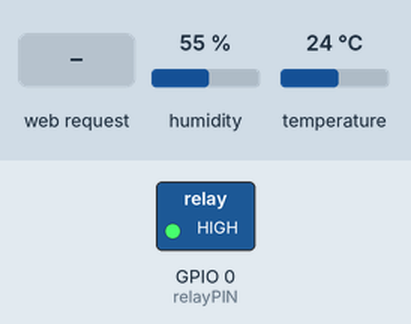
Simulated run of this sketch. Board: ESP8266 (NodeMCU). On the bench: switched loads named in the sketch (green lamp = pin HIGH). The inputs (shaded band) are chosen by the test bench; at power-on: humidity 55 %, temperature 24 °C. WiFi joins after 1.5 s; servers stay silent unless stated; what the sketch prints to the serial monitor is not drawn.

Above: at 2.7 s.
2.8 s: HTTP request GET /relay?cmd=on received
At 3.4 s:
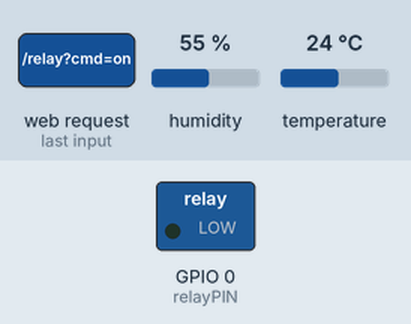
5.8 s: HTTP request GET /relay?cmd=off received
At 6.9 s:
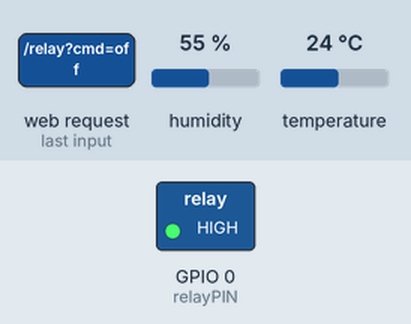
Timing chart, 0 to 8.8 s (numbered marks = the images above; inputs shaded):
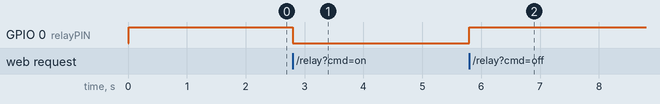

The sketch:

esp01_relaycontrol_app_dht11.ino
```cpp
//Follow me at https://web.facebook.com/kae.digitalsolutions
//Author:Ali Muntaha

//Hardware dapat dibeli disini:

//https://shopee.co.id/product/169084802/24064620899
//Saklar listrik dengan aplikasi smartphone android 220V 10A satu chanel

//https://shopee.co.id/product/169084802/25814164085
//Paket Esp01+relay+power supply 220v+box+kabel+connector komplit tinggal merakit DIY cocok untuk belajar merakit sendiri

//https://shopee.co.id/product/169084802/25264108902
//ESP8266 wifi dengan Relay esp01+relay+aplikasi relay control dan source code esp Esp01

//********************************************************************//


#include <ESP8266WiFi.h>
#include "DHT.h"
#define DHT11PIN 2  // 2=>GPIO0 ESP01
#define DHTTYPE DHT11
DHT dht(DHT11PIN, DHTTYPE);
long lastMsg = 0;

//change with your parameter
String model="SWITCH_TEMP";
String mcode ="0001";
String scode =model+mcode;
String ver="1.0.1";
String ver_relay="4.0";  //Change with 1.0 or 4.0 , 1.0=active high, 4.0=active low (with opto)

const char* ssid = "YOUR_SSID";//type your ssid
const char* password = "WIFI_PASSWORD";//type your password

int relayPIN = 0; // GPIO.0 of ESP01S

WiFiServer server(80);

void setup() {
      Serial.begin(115200);
      delay(10);

      pinMode(relayPIN, OUTPUT);
      digitalWrite(relayPIN, HIGH);

      dht.begin();   //DHT Begin

      // Connect to WiFi network
      Serial.println();
      Serial.println();
      Serial.print("Connecting to ");
      Serial.println(ssid);

      WiFi.mode(WIFI_STA);
      WiFi.hostname(scode);
      delay(10);

      WiFi.begin(ssid, password);

      while (WiFi.status() != WL_CONNECTED) {
        delay(500);
        Serial.print(".");
      }
      Serial.println("");
      Serial.println("WiFi connected");

      // Start the server
      server.begin();
      Serial.println("Server started");

      // Print the IP address
      Serial.print("Use this URL to connect: ");
      Serial.print("http://");
      Serial.print(WiFi.localIP());
      Serial.println("/");
}

void loop() {

      long now = millis();

        if (now - lastMsg > 3000) { //3 sec
          lastMsg = now;
          float temp_dht = dht.readTemperature(); // Read temperature as Celsius
          float humid = dht.readHumidity();
          if (!isnan(temp_dht) || !isnan(humid)) {
            Serial.print("Temp:");
            Serial.print(temp_dht);
            Serial.print(" Humid:");
            Serial.println(humid);
          }else{
            Serial.println("Failed to read from DHT sensor");
            return;
          }
        }

        // Check if a client has connected
        WiFiClient client = server.available();
        if (!client) {
          return;
        }

        // Wait until the client sends some data
        Serial.println("New client");
        while(!client.available()){
          delay(1);
        }

        // Read the first line of the request
        String request = client.readStringUntil('\r');
        Serial.println(request);
        client.flush();

        client.println("HTTP/1.1 200 OK");
        client.println("Content-Type: text/html");
        client.println("");

        // Match the request
        if (request.indexOf("/get?cmd=temp") != -1) {
          float temp_dht = dht.readTemperature(); // Read temperature as Celsius
          float humid = dht.readHumidity();
          String ptr;;
            ptr +=(float)temp_dht;
            ptr +="#";
            ptr +=(float)humid;
            client.print(ptr);
        }

        if (request.indexOf("/relay?cmd=off") != -1) {
            if(ver_relay=="4.0"){
                digitalWrite(relayPIN, HIGH);
                client.print("OFF");
            }else{
                digitalWrite(relayPIN, LOW);
                client.print("OFF");
            }
        }

        if (request.indexOf("/relay?cmd=on") != -1){
           if(ver_relay=="4.0"){
                digitalWrite(relayPIN, LOW);
                client.print("ON");
            }else{
                digitalWrite(relayPIN, HIGH);
                client.print("ON");
            }
        }

        delay(1);
        Serial.println("Client disonnected");
        Serial.println("");

}
```

Measured:
- after the input at 2.8 s, GPIO 0 (relayPIN): HIGH → LOW at once
- after the input at 5.8 s, GPIO 0 (relayPIN): LOW → HIGH at once
